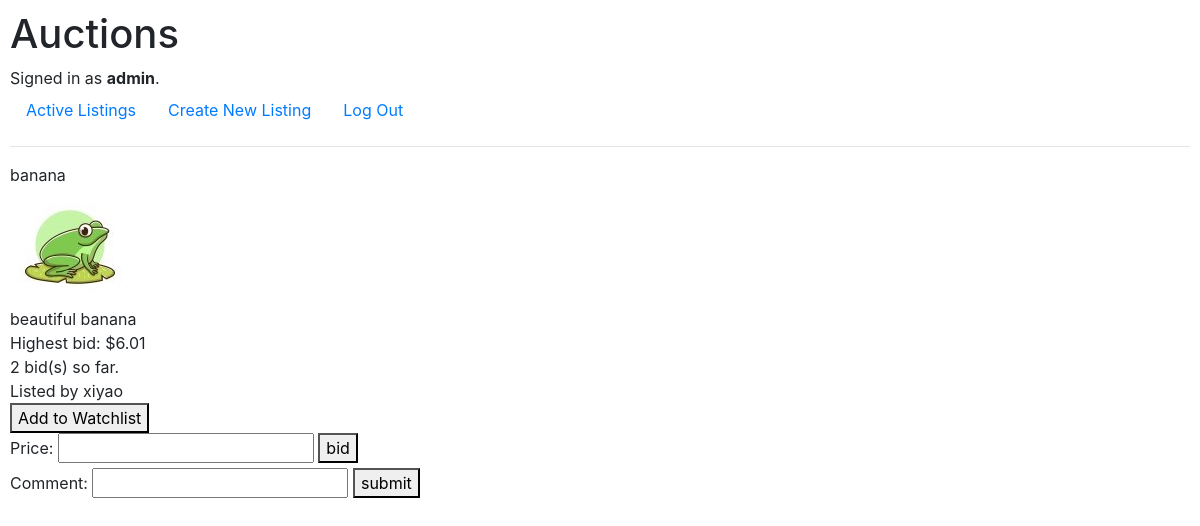
/listing/5 (signed in), run on the app's committed database.
### auctions/models.py (models this page shows, shortened)
class User(AbstractUser):
    pass
    watchlist = models.ManyToManyField('AuctionListing', related_name="watchers", null=True, blank=True)

class AuctionListing(models.Model):
    owner = models.ForeignKey(User, on_delete=models.CASCADE, related_name="listings")
    title = models.CharField(max_length=64)
    description = models.CharField(max_length=500)
    image = models.ImageField(upload_to="auctions", null=True, blank=True)
    comments = models.ManyToManyField(Comment, related_name="listing", null=True, blank=True)
    starting_bid = models.DecimalField(decimal_places=2, max_digits=6)
    active = models.BooleanField(default=True)
    categories = models.ManyToManyField(Category, related_name="listings")

class Bid(models.Model):
    bid_maker = models.ForeignKey(User, on_delete=models.CASCADE, related_name="bids")
    listing = models.ForeignKey(AuctionListing, on_delete=models.CASCADE, related_name="bids")
    price = models.DecimalField(decimal_places=2, max_digits=7)

### auctions/views.py (the view)
# urls.py: path("listing/<str:id>", views.listing, name="listing"),
def listing(request, id):
    if AuctionListing.objects.filter(id=id).exists():
        listing = AuctionListing.objects.get(id=id)
        owner = listing.owner
        bid_num =  listing.bids.count()
        if bid_num > 0:
            won_bid = listing.bids.order_by("-price").first()
            highest_bid = won_bid.price
            won_user = won_bid.bid_maker
            lowest_price = highest_bid + Decimal(0.01)
        else:
            won_user = None
            highest_bid = listing.starting_bid
            lowest_price = highest_bid
        watchlist_form = None
        is_watched = False
        close_form = None
        comment_form = None
        bid_form = None
        is_winner = False
        if request.user.is_authenticated:
            comment_form = CommentForm(initial={"listing_id": listing.id})
            watchlist_form = WatchlistForm(initial={"listing_id": listing.id})
            if request.user.watchlist.filter(id=listing.id).exists():
                is_watched = True
            if request.user == owner and listing.active:
                close_form = CloseListingForm(initial={"listing_id": listing.id})
            else:
                if listing.active:
                    bid_form = BidForm(initial={
                        "listing_id": listing.id
                    })
                    bid_form.fields["price"].widget.attrs['min'] = lowest_price
                elif won_user == request.user:
                    is_winner = True
        return render(request, "auctions/listing.html", {
            "listing": listing,
            "highest_bid": highest_bid,
            "bid_num": bid_num,
            "owner": owner,
            "close_form": close_form,
            "comment_form": comment_form,
            "bid_form": bid_form,
            "is_winner": is_winner,
            "watchlist_form": watchlist_form,
            "is_watched": is_watched
        })
    return HttpResponseRedirect(reverse("index"))

### auctions/views.py
class CommentForm(forms.Form):
    listing_id = forms.CharField(widget=forms.HiddenInput())
    content = forms.CharField(label="Comment", max_length=140)

class BidForm(forms.Form):
    listing_id = forms.CharField(widget=forms.HiddenInput())
    price = forms.DecimalField()

### auctions/templates/auctions/listing.html (shortened to what this page needs)
{% extends 'auctions/layout.html' %}
{% block body %}
    <div>{{ listing.title }}</div>
    {% if listing.image %}
    <img src="{{ MEDIA_URL }}{{ listing.image.url }}" alt="{{listing.title}}">
    {% endif %}
    <div>
        {{ listing.description }}
    </div>
    <div>
        Highest bid: ${{ highest_bid }}
    </div>
    <div>
        {{ bid_num}} bid(s) so far.
    </div>
    <div>
        Listed by {{ owner.username }}
    </div>
    {% if watchlist_form %}
        <form action="">
            <button>
                {% if is_watched %}
                    Remove form Watchlist
                {% else %}
                    Add to Watchlist
                {% endif %}
            </button>
        </form>
    {% endif %}
    {% if bid_form %}
        <form action="{% url 'bid' %}" method="post">
            {{ bid_form }}
            <button>bid</button>
        </form>
    {% endif %}
    {% if comment_form %}
    <form action="{% url 'comment' %}" method="post">
        {{ comment_form }}
        <button>submit</button>
    </form>
    {% endif %}
{% endblock %}

### auctions/templates/auctions/layout.html (shortened to what this page needs)
{% load static %}
<!DOCTYPE html>
<html lang="en">
    <head>
        <link rel="stylesheet" href="https://stackpath.bootstrapcdn.com/bootstrap/4.4.1/css/bootstrap.min.css">
        <link href="{% static 'auctions/styles.css' %}" rel="stylesheet">
    </head>
    <body>
        <h1>Auctions</h1>
        <div>
            {% if user.is_authenticated %}
                Signed in as <strong>{{ user.username }}</strong>.
            {% else %}
                Not signed in.
            {% endif %}
        </div>
        <ul class="nav">
            <li class="nav-item">
                <a class="nav-link" href="{% url 'index' %}">Active Listings</a>
            </li>
            {% if user.is_authenticated %}
                <li class="nav-item">
                    <a class="nav-link" href="{% url 'create' %}">Create New Listing</a>
                </li>
                <li class="nav-item">
                    <a class="nav-link" href="{% url 'logout' %}">Log Out</a>
                </li>
            {% endif %}
        </ul>
        <hr>
        {% block body %}
        {% endblock %}
    </body>
</html>

### auctions/static/auctions/styles.css (style rules this page uses)
body { padding: 10px; }

### data on the page
User: username "admin"
AuctionListing: title "banana", image (picture), description "beautiful banana"
Bid: price "6.01"
User: username "xiyao"

### other printed values
{{ bid_num }} "2"
